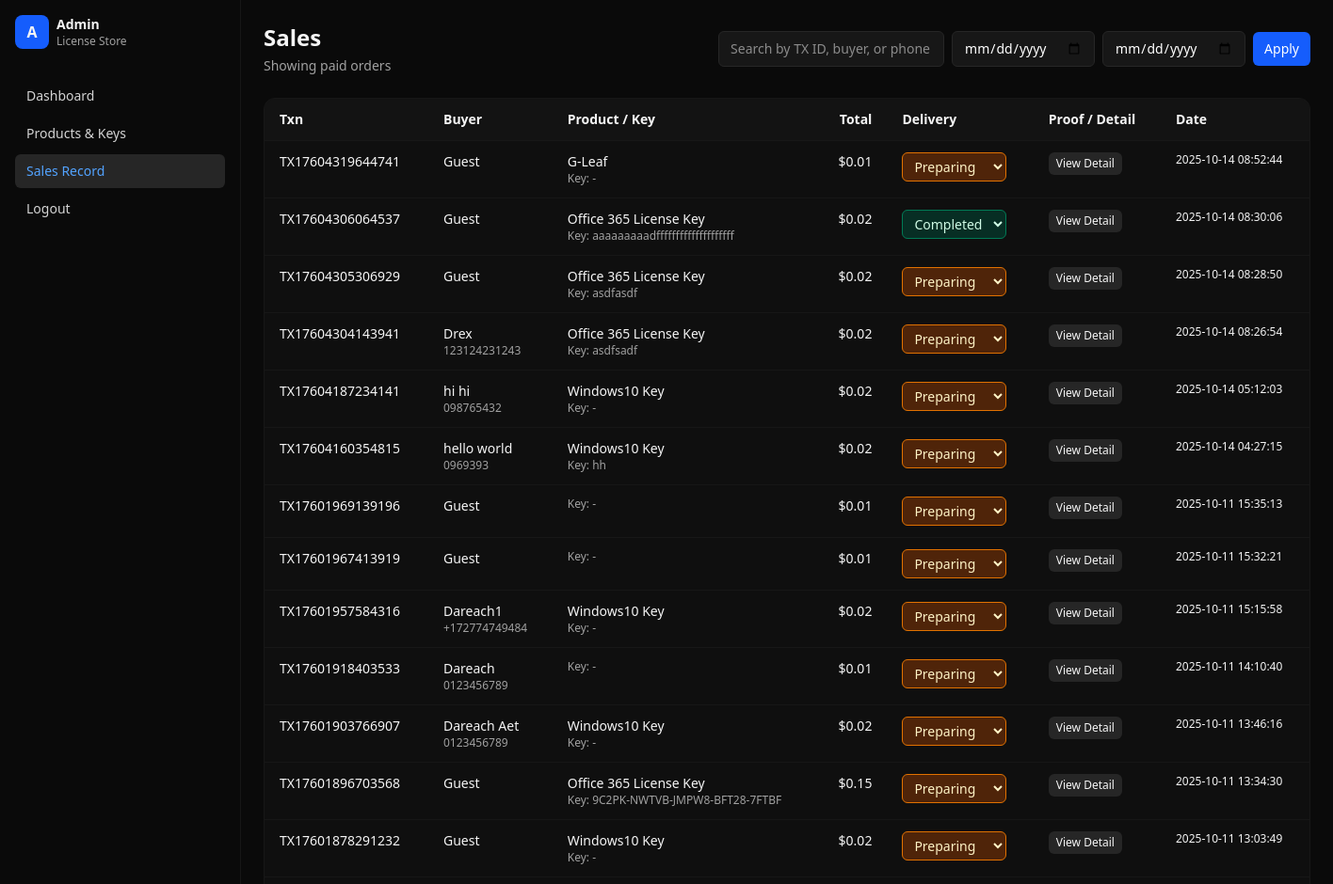
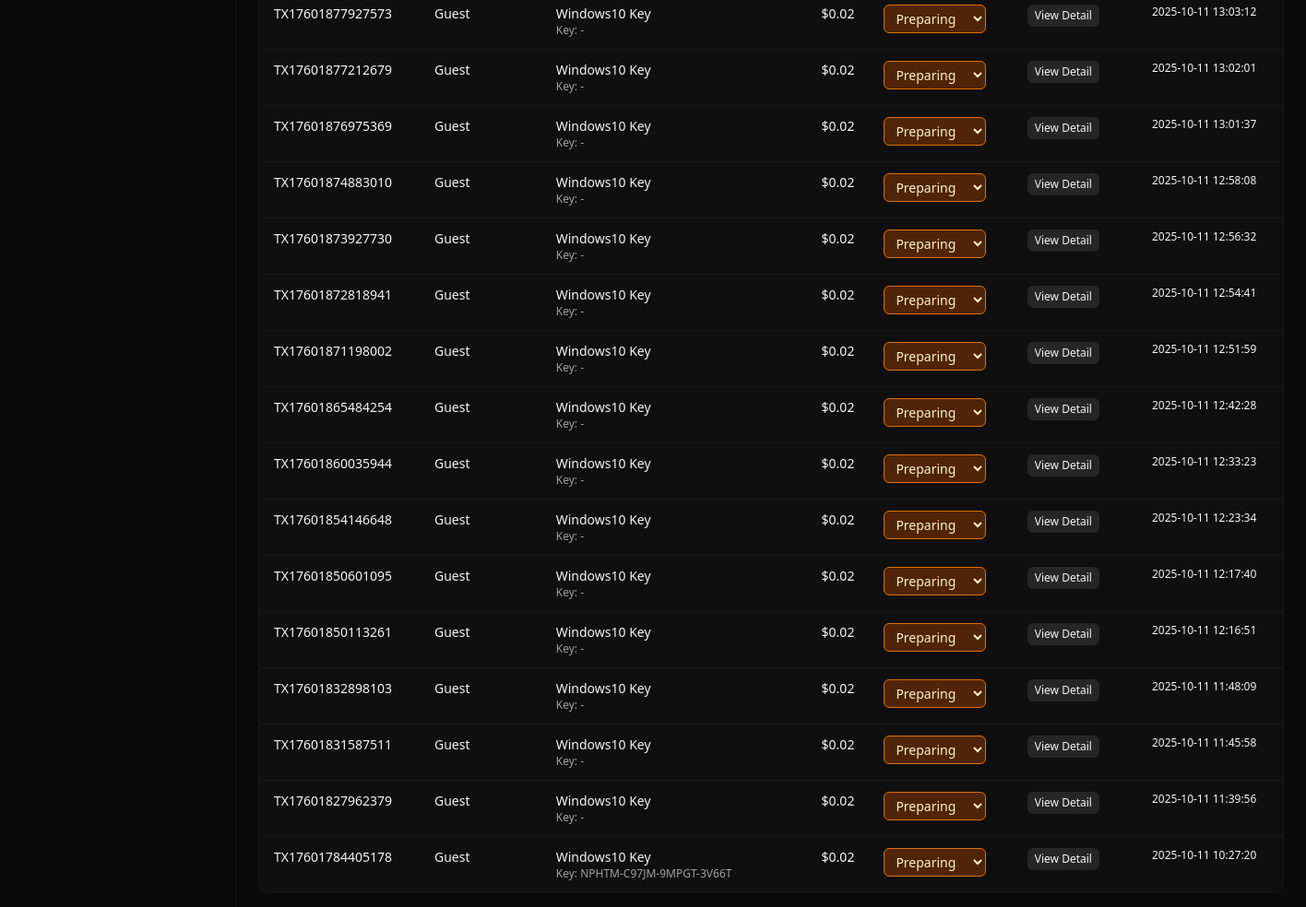
The app's page /admin/sales (signed in) with its own data (2 pictures, top to bottom).
### tables this page shows
CREATE TABLE `order_items` (
  `id` int UNSIGNED NOT NULL,
  `order_id` int UNSIGNED DEFAULT NULL,
  `product_id` int UNSIGNED DEFAULT NULL,
  `price` decimal(10,2) DEFAULT NULL,
  `license_key_id` int UNSIGNED DEFAULT NULL,
  `delivery_status` varchar(30) DEFAULT 'preparing',
  `proof_image_base64` text,
  `updated_at` datetime DEFAULT NULL
);

CREATE TABLE `orders` (
  `id` int UNSIGNED NOT NULL,
  `transaction_id` varchar(64) DEFAULT NULL,
  `buyer_name` varchar(150) DEFAULT NULL,
  `buyer_phone` varchar(50) DEFAULT NULL,
  `buyer_telegram` varchar(100) DEFAULT NULL,
  `buyer_address` varchar(255) DEFAULT NULL,
  `buyer_message` text,
  `total_amount` decimal(10,2) DEFAULT NULL,
  `status` varchar(30) DEFAULT 'pending',
  `khqr_md5` varchar(64) DEFAULT NULL,
  `created_at` datetime DEFAULT CURRENT_TIMESTAMP,
  `updated_at` datetime DEFAULT NULL
);

CREATE TABLE `products` (
  `id` int UNSIGNED NOT NULL,
  `category` varchar(100) DEFAULT NULL,
  `name` varchar(150) DEFAULT NULL,
  `photo_base64` mediumtext,
  `description` text,
  `info` text,
  `price` decimal(10,2) DEFAULT NULL,
  `link` varchar(255) DEFAULT NULL,
  `delivery_type` varchar(50) DEFAULT NULL,
  `created_at` datetime DEFAULT CURRENT_TIMESTAMP,
  `updated_at` datetime DEFAULT NULL,
  `is_hidden` tinyint(1) DEFAULT '0',
  `is_sold_out` tinyint(1) DEFAULT '0'
);

CREATE TABLE `license_keys` (
  `id` int UNSIGNED NOT NULL,
  `product_id` int UNSIGNED DEFAULT NULL,
  `license_key` varchar(255) DEFAULT NULL,
  `is_sold` tinyint(1) DEFAULT '0',
  `sold_at` datetime DEFAULT NULL,
  `order_id` int UNSIGNED DEFAULT NULL
);

### src/Helpers/Response.php (called while the page is built, shortened)
<?php
class Response
{
public static function view(string $template, array $vars = []): void
{
extract($vars);
$viewPath = __DIR__ . '/../Views/' . $template;
$layout = __DIR__ . '/../Views/layout.php';
require $viewPath;
$content = ob_get_clean();
require $layout;
}
}

### src/Controllers/AdminController.php (called while the page is built, shortened)
<?php
class AdminController
{
public function sales(): void {
    $pdo = Db::pdo();
    $search = trim($_GET['q'] ?? '');
    $sql = "
        SELECT
            o.id AS order_id,
            o.transaction_id,
            o.buyer_name,
            o.buyer_phone,
            o.buyer_telegram,
            o.total_amount,
            o.created_at,
            oi.id AS item_id,
            oi.delivery_status,
            oi.proof_image_base64,
            p.name AS product_name_current,
            lk.license_key
        FROM orders o
        JOIN order_items oi ON oi.order_id = o.id
        LEFT JOIN products p ON p.id = oi.product_id
        LEFT JOIN license_keys lk ON lk.id = oi.license_key_id
        WHERE o.status='paid'
    ";
    $params = [];
    $sql .= " ORDER BY o.created_at DESC, oi.id ASC";
    $stmt = $pdo->prepare($sql);
    $stmt->execute($params);
    $rows = $stmt->fetchAll();
    $orders = [];
    foreach ($rows as $r) {
        $oid = $r['order_id'];
        if (!isset($orders[$oid])) {
            $orders[$oid] = [
                'id' => $oid,
                'transaction_id' => $r['transaction_id'],
                'buyer_name' => $r['buyer_name'],
                'buyer_phone' => $r['buyer_phone'],
                'buyer_telegram' => $r['buyer_telegram'],
                'total_amount' => $r['total_amount'],
                'created_at' => $r['created_at'],
                'items' => [],
            ];
        }
        $orders[$oid]['items'][] = $r;
    }
    Response::view('admin/sales.php', compact('orders', 'tab', 'search', 'from', 'to'));
}
}

### src/Router.php (called while the page is built, shortened)
<?php
class Router
{
    private array $routes = [];
    private function map(string $method, string $pattern, callable|array $action): void
    {
        $this->routes[] = [
            'method' => $method,
            'pattern' => '#^' . $pattern . '$#',
            'action' => $action
        ];
    }
    public function dispatch(string $method, string $uri)
    {
        $path = parse_url($uri, PHP_URL_PATH) ?? '/';
        foreach ($this->routes as $route) {
            if ($method !== $route['method']) {
                continue;
            }
            if (preg_match($route['pattern'], $path, $matches)) {
                $params = array_filter($matches, 'is_string', ARRAY_FILTER_USE_KEY);
                $action = $route['action'];
                if (is_array($action)) {
                    [$class, $func] = $action;
                    $controller = new $class();
                    return $controller->$func($params);
                }
                return $action($params);
            }
        }
    }
}

### public/index.php (called while the page is built, shortened)
<?php
$router = new Router();
$router->get('/', [StoreController::class, 'home']);
$router->get('/product/(?P<id>\d+)', [StoreController::class, 'product']);
$router->post('/checkout', [CheckoutController::class, 'createOrder']);
$router->post('/khqr/generate', [CheckoutController::class, 'generateKHQR']);
$router->post('/khqr/check', [CheckoutController::class, 'checkPayment']);
$router->post('/order/keys', [CheckoutController::class, 'getKeys']);
$router->get('/admin/login', [AdminController::class, 'loginForm']);
$router->post('/admin/login', [AdminController::class, 'login']);
$router->get('/admin/logout', [AdminController::class, 'logout']);
$router->get('/admin', [AdminController::class, 'dashboard']);
$router->get('/admin/products', [AdminController::class, 'products']);
$router->get('/admin/products/new', [AdminController::class, 'productForm']);
$router->get('/admin/products/(?P<id>\d+)/edit', [AdminController::class, 'productForm']);
$router->post('/admin/products/save', [AdminController::class, 'productSave']);
$router->post('/admin/products/(?P<id>\d+)/delete', [AdminController::class, 'productDelete']);
$router->get('/admin/sales', [AdminController::class, 'sales']);
$router->get('/admin/sales/detail/(?P<id>\d+)', [AdminController::class, 'saleDetail']);
$router->post('/admin/order-items/(?P<id>\d+)/status', [AdminController::class, 'updateItemStatus']);
$router->post('/admin/order-items/(?P<id>\d+)/proof', [AdminController::class, 'uploadItemProof']);
$router->get('/admin/orders', [AdminController::class, 'orders']);
$router->dispatch($_SERVER['REQUEST_METHOD'], $_SERVER['REQUEST_URI']);

### src/Views/admin/sales.php (the view, shortened to what this page needs)
<div class="min-h-screen grid grid-cols-1 lg:grid-cols-[256px_1fr]">
  <?php require __DIR__ . '/partials/sidebar.php'; ?>
  <main class="p-6 space-y-6 relative">
    <div class="flex items-center justify-between flex-wrap gap-2">
      <div>
        <h1 class="text-2xl font-semibold">Sales</h1>
        <p class="text-neutral-400 text-sm mt-1">
          Showing paid orders <?= (isset($tab) && $tab === 'preparing') ? '(Not delivered / Preparing)' : '' ?>
        </p>
      </div>
      <form method="get" class="flex flex-wrap gap-2 items-center">
        <input type="text" name="q"
               value="<?= htmlspecialchars($search ?? '') ?>"
               placeholder="Search by TX ID, buyer, or phone"
               class="rounded-md bg-neutral-900 border border-neutral-800 px-3 py-2 text-sm text-white w-48 sm:w-60">
        <input type="date" name="from"
               value="<?= htmlspecialchars($_GET['from'] ?? '') ?>"
               class="rounded-md bg-neutral-900 border border-neutral-800 px-3 py-2 text-sm text-white">
        <input type="date" name="to"
               value="<?= htmlspecialchars($_GET['to'] ?? '') ?>"
               class="rounded-md bg-neutral-900 border border-neutral-800 px-3 py-2 text-sm text-white">
        <button class="rounded-md bg-blue-600 hover:bg-blue-500 text-white px-3 py-2 text-sm">Apply</button>
      </form>
    </div>
    <div class="overflow-x-auto rounded-xl border border-neutral-900 bg-neutral-900/40">
      <table class="w-full min-w-[1100px] text-sm">
        <thead class="bg-neutral-900/60 border-b border-neutral-900">
          <tr>
            <th class="px-4 py-3 text-left">Txn</th>
            <th class="px-4 py-3 text-left">Buyer</th>
            <th class="px-4 py-3 text-left">Product / Key</th>
            <th class="px-4 py-3 text-right">Total</th>
            <th class="px-4 py-3 text-left">Delivery</th>
            <th class="px-4 py-3 text-left">Proof / Detail</th>
            <th class="px-4 py-3 text-left">Date</th>
          </tr>
        </thead>
        <tbody class="divide-y divide-neutral-900">
          <?php if (!empty($orders)): ?>
            <?php foreach ($orders as $o): ?>
              <?php foreach ($o['items'] as $it): ?>
                <tr class="hover:bg-neutral-900/40">
                  <td class="px-4 py-3 align-top"><?= htmlspecialchars($o['transaction_id'] ?? '-') ?></td>
                  <td class="px-4 py-3 align-top">
                    <div class="font-medium"><?= htmlspecialchars($o['buyer_name'] ?? 'Guest') ?></div>
                    <div class="text-xs text-neutral-400">
                      <?= htmlspecialchars($o['buyer_phone'] ?? '') ?>
                    </div>
                  </td>
                  <td class="px-4 py-3 align-top">
                    <div class="font-medium"><?= htmlspecialchars($it['product_name_current'] ?? '') ?></div>
                    <div class="text-xs text-neutral-400">
                      Key: <?= htmlspecialchars($it['license_key'] ?? '-') ?>
                    </div>
                  </td>
                  <td class="px-4 py-3 align-top text-right">
                    $<?= number_format((float)($o['total_amount'] ?? 0), 2) ?>
                  </td>
                  <td class="px-4 py-3 align-top">
                    <?php $dstat = $it['delivery_status'] ?? 'preparing'; $isPreparing = ($dstat === 'preparing'); ?>
                    <form method="post" action="/admin/order-items/<?= (int)($it['item_id'] ?? $it['id'] ?? 0) ?>/status">
                      <select name="status"
                              class="rounded-md px-2 py-1 text-sm border transition
                                     <?= $isPreparing
                                        ? 'bg-amber-900/60 border-amber-600 text-amber-100'
                                        : 'bg-emerald-900/50 border-emerald-700 text-emerald-100' ?>"
                              onchange="this.form.submit()">
                        <option class="bg-amber-900 text-amber-100" value="preparing" <?= $isPreparing ? 'selected' : '' ?>>Preparing</option>
                        <option class="bg-emerald-900 text-emerald-100" value="completed" <?= !$isPreparing ? 'selected' : '' ?>>Completed</option>
                      </select>
                    </form>
                  </td>
                  <td class="px-4 py-3 align-top">
                    <button type="button"
                            class="rounded-md bg-neutral-800 hover:bg-neutral-700 px-2 py-1 text-xs"
                            onclick="openSaleDetail(<?= (int)$o['id'] ?>)">
                      View Detail
                    </button>
                  </td>
                  <td class="px-4 py-3 align-top text-xs"><?= htmlspecialchars($o['created_at'] ?? '-') ?></td>
                </tr>
              <?php endforeach; ?>
            <?php endforeach; ?>
          <?php else: ?>
            <tr><td colspan="7" class="px-4 py-6 text-center text-neutral-400">No sales found.</td></tr>
          <?php endif; ?>
        </tbody>
      </table>
    </div>
  </main>
</div>

### src/Views/admin/partials/sidebar.php (shortened to what this page needs)
<aside id="sidebar"
       class="fixed lg:static inset-y-0 left-0 z-50 hidden lg:flex flex-col gap-2 w-64 min-h-screen border-r border-neutral-900 bg-neutral-950 p-4 transition-transform duration-200 transform lg:translate-x-0">
  <div class="flex items-center justify-between">
    <div class="flex items-center gap-2">
      <span class="inline-flex size-9 items-center justify-center rounded-lg bg-blue-600 font-semibold">A</span>
      <div>
        <div class="text-sm font-semibold">Admin</div>
        <div class="text-xs text-neutral-400">License Store</div>
      </div>
    </div>
  </div>
  <nav class="mt-6 grid gap-1 text-sm">
    <a class="rounded-md px-3 py-2 <?= str_contains($_SERVER['REQUEST_URI'], '/admin$') ? 'bg-neutral-800 text-blue-400' : 'text-neutral-300 hover:bg-neutral-900 hover:text-white' ?>" href="/admin">Dashboard</a>
    <a class="rounded-md px-3 py-2 <?= str_contains($_SERVER['REQUEST_URI'], '/admin/products') ? 'bg-neutral-800 text-blue-400' : 'text-neutral-300 hover:bg-neutral-900 hover:text-white' ?>" href="/admin/products">Products & Keys</a>
    <a class="rounded-md px-3 py-2 <?= str_contains($_SERVER['REQUEST_URI'], '/admin/sales') ? 'bg-neutral-800 text-blue-400' : 'text-neutral-300 hover:bg-neutral-900 hover:text-white' ?>" href="/admin/sales">Sales Record</a>
    <a class="rounded-md px-3 py-2 text-neutral-300 hover:bg-neutral-900 hover:text-white" href="/admin/logout">Logout</a>
  </nav>
</aside>

### src/Views/layout.php (shortened to what this page needs)
<!DOCTYPE html>
<html lang="en" class="antialiased">
<head>
  <script src="https://cdn.jsdelivr.net/npm/@tailwindcss/browser@4"></script>
</head>
<body class="bg-neutral-950 text-neutral-100">
  <?= $content ?>
</body>
</html>

### records on screen
order_items: order.transaction_id "TX17604319644741", order.buyer_name "Guest", product.name "G-Leaf", license_key "-", order.total_amount "0.01", status "Preparing", order.created_at "2025-10-14 08:52:44"
order_items: order.transaction_id "TX17604306064537", order.buyer_name "Guest", product.name "Office 365 License Key", license_key.license_key "aaaaaaaaadffffffffffffffffffff", order.total_amount "0.02", status "Completed", order.created_at "2025-10-14 08:30:06"
order_items: order.transaction_id "TX17604305306929", order.buyer_name "Guest", product.name "Office 365 License Key", license_key.license_key "asdfasdf", order.total_amount "0.02", status "Preparing", order.created_at "2025-10-14 08:28:50"
order_items: order.transaction_id "TX17604304143941", order.buyer_name "Drex", order.buyer_phone "123124231243", product.name "Office 365 License Key", license_key.license_key "asdfsadf", order.total_amount "0.02", status "Preparing", order.created_at "2025-10-14 08:26:54"
order_items: order.transaction_id "TX17604187234141", order.buyer_name "hi hi", order.buyer_phone "098765432", product.name "Windows10 Key", license_key "-", order.total_amount "0.02", status "Preparing", order.created_at "2025-10-14 05:12:03"
order_items: order.transaction_id "TX17604160354815", order.buyer_name "hello world", order.buyer_phone "0969393", product.name "Windows10 Key", license_key.license_key "hh", order.total_amount "0.02", status "Preparing", order.created_at "2025-10-14 04:27:15"
order_items: order.transaction_id "TX17601969139196", order.buyer_name "Guest", license_key "-", order.total_amount "0.01", status "Preparing", order.created_at "2025-10-11 15:35:13"
order_items: order.transaction_id "TX17601967413919", order.buyer_name "Guest", license_key "-", order.total_amount "0.01", status "Preparing", order.created_at "2025-10-11 15:32:21"
order_items: order.transaction_id "TX17601957584316", order.buyer_name "Dareach1", order.buyer_phone "+172774749484", product.name "Windows10 Key", license_key "-", order.total_amount "0.02", status "Preparing", order.created_at "2025-10-11 15:15:58"
order_items: order.transaction_id "TX17601918403533", order.buyer_name "Dareach", order.buyer_phone "0123456789", license_key "-", order.total_amount "0.01", status "Preparing", order.created_at "2025-10-11 14:10:40"
order_items: order.transaction_id "TX17601903766907", order.buyer_name "Dareach Aet", order.buyer_phone "0123456789", product.name "Windows10 Key", license_key "-", order.total_amount "0.02", status "Preparing", order.created_at "2025-10-11 13:46:16"
order_items: order.transaction_id "TX17601896703568", order.buyer_name "Guest", product.name "Office 365 License Key", license_key.license_key "9C2PK-NWTVB-JMPW8-BFT28-7FTBF", order.total_amount "0.15", status "Preparing", order.created_at "2025-10-11 13:34:30"
order_items: order.transaction_id "TX17601878291232", order.buyer_name "Guest", product.name "Windows10 Key", license_key "-", order.total_amount "0.02", status "Preparing", order.created_at "2025-10-11 13:03:49"
order_items: order.transaction_id "TX17601877927573", order.buyer_name "Guest", product.name "Windows10 Key", license_key "-", order.total_amount "0.02", status "Preparing", order.created_at "2025-10-11 13:03:12"
order_items: order.transaction_id "TX17601877212679", order.buyer_name "Guest", product.name "Windows10 Key", license_key "-", order.total_amount "0.02", status "Preparing", order.created_at "2025-10-11 13:02:01"
order_items: order.transaction_id "TX17601876975369", order.buyer_name "Guest", product.name "Windows10 Key", license_key "-", order.total_amount "0.02", status "Preparing", order.created_at "2025-10-11 13:01:37"
order_items: order.transaction_id "TX17601874883010", order.buyer_name "Guest", product.name "Windows10 Key", license_key "-", order.total_amount "0.02", status "Preparing", order.created_at "2025-10-11 12:58:08"
order_items: order.transaction_id "TX17601873927730", order.buyer_name "Guest", product.name "Windows10 Key", license_key "-", order.total_amount "0.02", status "Preparing", order.created_at "2025-10-11 12:56:32"
order_items: order.transaction_id "TX17601872818941", order.buyer_name "Guest", product.name "Windows10 Key", license_key "-", order.total_amount "0.02", status "Preparing", order.created_at "2025-10-11 12:54:41"
order_items: order.transaction_id "TX17601871198002", order.buyer_name "Guest", product.name "Windows10 Key", license_key "-", order.total_amount "0.02", status "Preparing", order.created_at "2025-10-11 12:51:59"
order_items: order.transaction_id "TX17601865484254", order.buyer_name "Guest", product.name "Windows10 Key", license_key "-", order.total_amount "0.02", status "Preparing", order.created_at "2025-10-11 12:42:28"
order_items: order.transaction_id "TX17601860035944", order.buyer_name "Guest", product.name "Windows10 Key", license_key "-", order.total_amount "0.02", status "Preparing", order.created_at "2025-10-11 12:33:23"
order_items: order.transaction_id "TX17601854146648", order.buyer_name "Guest", product.name "Windows10 Key", license_key "-", order.total_amount "0.02", status "Preparing", order.created_at "2025-10-11 12:23:34"
order_items: order.transaction_id "TX17601850601095", order.buyer_name "Guest", product.name "Windows10 Key", license_key "-", order.total_amount "0.02", status "Preparing", order.created_at "2025-10-11 12:17:40"
order_items: order.transaction_id "TX17601850113261", order.buyer_name "Guest", product.name "Windows10 Key", license_key "-", order.total_amount "0.02", status "Preparing", order.created_at "2025-10-11 12:16:51"
order_items: order.transaction_id "TX17601832898103", order.buyer_name "Guest", product.name "Windows10 Key", license_key "-", order.total_amount "0.02", status "Preparing", order.created_at "2025-10-11 11:48:09"
order_items: order.transaction_id "TX17601831587511", order.buyer_name "Guest", product.name "Windows10 Key", license_key "-", order.total_amount "0.02", status "Preparing", order.created_at "2025-10-11 11:45:58"
order_items: order.transaction_id "TX17601827962379", order.buyer_name "Guest", product.name "Windows10 Key", license_key "-", order.total_amount "0.02", status "Preparing", order.created_at "2025-10-11 11:39:56"
order_items: order.transaction_id "TX17601784405178", order.buyer_name "Guest", product.name "Windows10 Key", license_key.license_key "NPHTM-C97JM-9MPGT-3V66T", order.total_amount "0.02", status "Preparing", order.created_at "2025-10-11 10:27:20"
